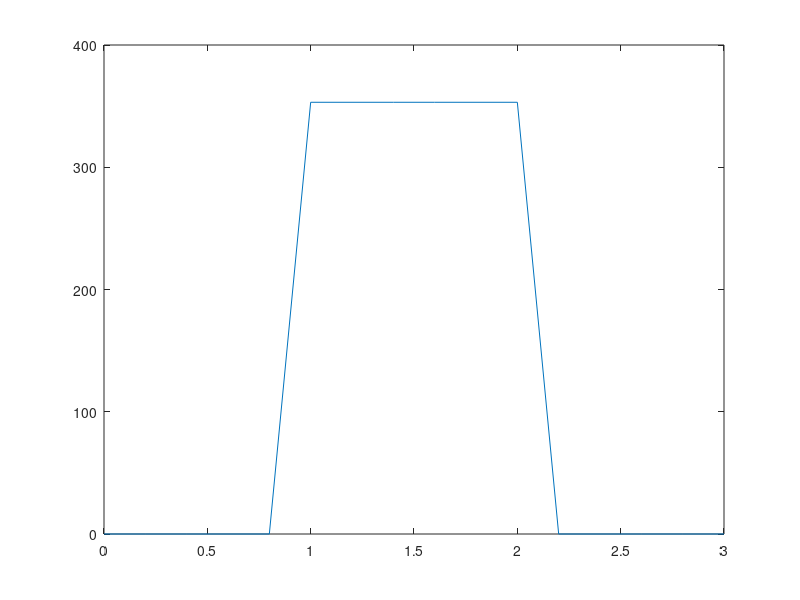

MATLAB code for this plot:
%% set parameters
alpha = 0.1;
tmax = 0.5;     % maximum time (s)
length = 3.0;   % length of material
dx = 0.2;       % mesh spacing
dt = 0.01;      % time step (s)

%% data storage initialization
t = 0:dt:tmax;                  % (s)
x = 0:dx:length;                % (m)
u = zeros(numel(t), numel(x));  % Kelvin

%% set initial condition
% a sine wave:
%u(1,:) = (sin(pi*((1:numel(x))*dx)/length)).^2;
% a square wave:
u(1,x>=1&x<=2) = 353.15;         % Kelvin (= 80 deg C)

r = alpha * dt / (dx^2);
s = 1 - 2*r;

%% loop through time steps
for i = 2:1:numel(t)
    for j = 2:1:(numel(x)-1)
       u(i,j) = r*u(i-1,j-1) + s*u(i-1,j) + r*u(i-1,j+1);
    end
end

%% various results plots
plot( x,u );
plot( x(1,:), u(1,:) );
%contourf( x,t,u );
